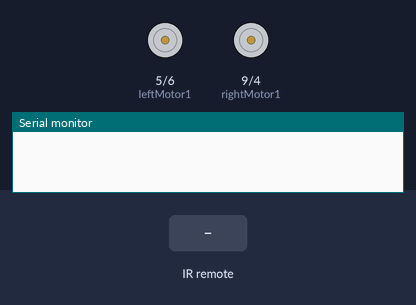
Recording of a sketch running on a simulated Arduino Uno, built with avr-gcc and run on an emulated ATmega328P. On the bench: motor-driver pin pairs drawn as motors (green arrow = first pin HIGH = forward, orange = second pin HIGH = backward, longer = more drive, scaled by the enable pin), the last lines printed to the serial monitor. The inputs (shaded band) are chosen by the test bench.

Above: at 1.2 s.
1.3 s: infrared code 0xFF629D received
At 1.7 s:
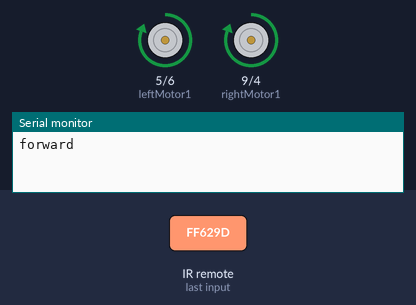
2.8 s: infrared code 0xFF22DD received
At 4.0 s:
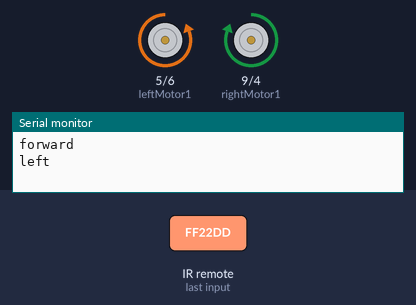
4.3 s: infrared code 0xFFC23D received
At 5.2 s:
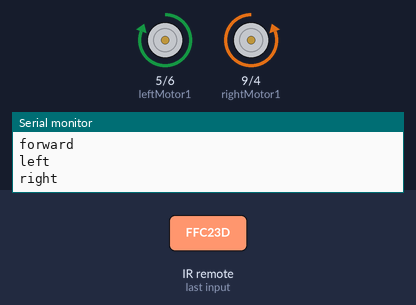
5.8 s: infrared code 0xFFA857 received
At 6.3 s:
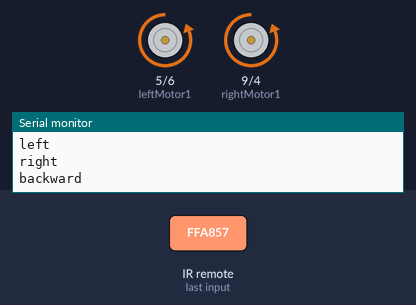
Timing chart, 0 to 8.3 s (numbered marks = the images above; inputs shaded):
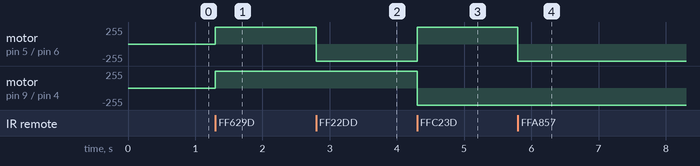

The sketch:

minibot.ino
```cpp
#include "IRremote.h"

//Motors
int rightMotorSpeed = 8;
int rightMotor1= 9;
int rightMotor2= 4;

int leftMotor1= 5;
int leftMotor2 = 6;
int leftMotorSpeed = 7;

//Encoders
int encoderPinR1 = 0;
int encoderPinR2 = 0;

int encoderPinL1 = 0;
int encoderPinL2 = 0;

int ticks = 0;
int lastEncoderRdg = LOW;

//Receiver
int receiver = 12;
IRrecv irrecv(receiver);
decode_results results;

void setup() {
  pinMode(rightMotor1, OUTPUT);
  pinMode(rightMotor2, OUTPUT);
  pinMode(rightMotorSpeed , OUTPUT);

  pinMode(leftMotor1, OUTPUT);
  pinMode(leftMotor2 , OUTPUT);
  pinMode(leftMotorSpeed , OUTPUT);

  irrecv.enableIRIn();
  Serial.begin(9600);
  set_speed(255, 255);
}

void loop() {
  if (irrecv.decode(&results)) { //Received signal
    translateIR();
    irrecv.resume();
  }
}

void updateEncoder() {
  int encoderRdg1 = digitalRead(encoderPinR1);
  int encoderRdg2 = digitalRead(encoderPinR2);

  if(encoderRdg1 != lastEncoderRdg && encoderRdg1 == HIGH) {
    if(encoderRdg2 == encoderRdg1) {
      ticks++;
    } else {
      ticks--;
    }
  }
  lastEncoderRdg = encoderRdg1;
}
```

ir-receiver.ino
```cpp
//Catch receiver signals
void translateIR(){
  switch(results.value){
    case 0xFF629D: //VOL+ - Forward
      run_forward();
      break;

    case 0xFF22DD: //FAST BACK - Turn left
      turn_left();
      break;

    case 0xFF02FD: //PAUSE - Stop car from moving
      run_stop();
      break;

    case 0xFFC23D: //FAST FORWARD - Turn right
      turn_right();
      break;

    case 0xFFA857: //VOL- - Backward
      run_backward();
      break;
  }
}
```

run.ino
```cpp
void run_forward(){
  Serial.println("forward");
  digitalWrite(leftMotor1, HIGH);
  digitalWrite(leftMotor2, LOW);

  digitalWrite(rightMotor1, HIGH);
  digitalWrite(rightMotor2, LOW);
}

void run_backward(){
  Serial.println("backward");
  digitalWrite(leftMotor1, LOW);
  digitalWrite(leftMotor2, HIGH);

  digitalWrite(rightMotor1, LOW);
  digitalWrite(rightMotor2, HIGH);
}

void run_stop(){
  Serial.println("stop");
  digitalWrite(leftMotor1, LOW);
  digitalWrite(leftMotor2, LOW);

  digitalWrite(rightMotor1, LOW);
  digitalWrite(rightMotor2, LOW);
}

void turn_right(){
  Serial.println("right");
  digitalWrite(leftMotor1, HIGH);
  digitalWrite(leftMotor2, LOW);

  digitalWrite(rightMotor1, LOW);
  digitalWrite(rightMotor2, HIGH);
}

void turn_left(){
  Serial.println("left");
  digitalWrite(leftMotor1, LOW);
  digitalWrite(leftMotor2, HIGH);

  digitalWrite(rightMotor1, HIGH);
  digitalWrite(rightMotor2, LOW);
}

void set_speed(int _speed_left, int _speed_right){
  analogWrite(leftMotorSpeed, _speed_left);
  analogWrite(rightMotorSpeed, _speed_right);
}
```

Measured:
- after the input at 1.3 s, motor on pin 5 (leftMotor1) / pin 6 (leftMotor2), motor on pin 9 (rightMotor1) / pin 4 (rightMotor2): stopped → forward 255/255 at once
- after the input at 2.8 s, motor on pin 5 (leftMotor1) / pin 6 (leftMotor2): forward 255/255 → backward 255/255 at once
- after the input at 4.3 s, motor on pin 5 (leftMotor1) / pin 6 (leftMotor2): backward 255/255 → forward 255/255 at once; motor on pin 9 (rightMotor1) / pin 4 (rightMotor2): forward 255/255 → backward 255/255 at once
- after the input at 5.8 s, motor on pin 5 (leftMotor1) / pin 6 (leftMotor2): forward 255/255 → backward 255/255 at once
